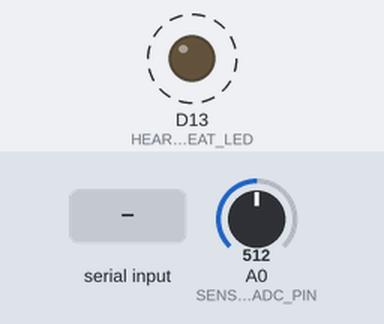
This sketch was run on a simulated STM32 Nucleo. Parts: output pins drawn as LEDs (lit = HIGH). Dashed ring = blinking. The test bench sets the inputs (shaded band); at power-on: A0 (SENSOR_ADC_PIN) = 512 (analog values on the 0–1023 scale). What the sketch prints to the serial monitor is not drawn.

Above: at 1.2 s.
1.3 s: "STATUS\n" received over Serial
4.3 s: "PAUSE\n" received over Serial
7.3 s: "RESUME\n" received over Serial
Timing chart, 0 to 16.3 s (numbered marks = the images above; inputs shaded):
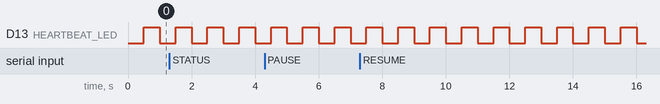

Measured:
- by itself, D13 (HEARTBEAT_LED): alternates HIGH for 0.50 s and LOW for 0.50 s

The sketch:

sketch.ino
```cpp
#include <stdint.h>
#include <stdlib.h>
#include <string.h>

// Hardware Pin Definitions (STM32 Nucleo-C031C6)
#define SENSOR_ADC_PIN   A0
#define HEARTBEAT_LED    LED_BUILTIN

// ADC Constants
#define ADC_MAX_COUNTS   4095.0f
#define V_REF            3.3f

// Default Calibration Constants
#define DEFAULT_OFFSET_V 1.65f
#define DEFAULT_GAIN     1.0482f

// Task Timing Intervals (ms)
#define SAMPLE_INTERVAL_MS    10    // 100 Hz ADC sampling
#define TELEMETRY_INTERVAL_MS 250   // 4 Hz UART output
#define HEARTBEAT_INTERVAL_MS 500   // 1 Hz LED blink

// UART Command Buffer Size
#define RX_BUFFER_SIZE        32

// Non-Blocking Timer Trackers
uint32_t last_sample_time    = 0;
uint32_t last_telemetry_time = 0;
uint32_t last_heartbeat_time = 0;

// Shared System State Variables
uint32_t adc_accumulator  = 0;
uint16_t sample_count     = 0;
bool     led_state        = false;
bool     telemetry_active = true;

// Mutable Calibration Parameters
float dc_offset_v      = DEFAULT_OFFSET_V;
float calibration_gain = DEFAULT_GAIN;

// UART Receive Line Buffer
char    rx_buffer[RX_BUFFER_SIZE];
uint8_t rx_index = 0;

void process_uart_command(const char* cmd);

void setup() {
  Serial.setRx(PA3);
  Serial.setTx(PA2);
  Serial.begin(115200);

  pinMode(HEARTBEAT_LED, OUTPUT);
  analogReadResolution(12);

  Serial.println("=== STM32 CLI Ready (Flash-Optimized) ===");
  Serial.println("Cmds: STATUS | PAUSE | RESUME | RESET | GAIN=<x1000> | OFFSET=<mV>");
}

void loop() {
  uint32_t current_time = millis();

  // TASK 1: Non-Blocking UART Command Listener
  while (Serial.available() > 0) {
    char incoming_char = (char)Serial.read();

    if (incoming_char == '\n' || incoming_char == '\r') {
      if (rx_index > 0) {
        rx_buffer[rx_index] = '\0';
        process_uart_command(rx_buffer);
        rx_index = 0;
      }
    }
    else if (rx_index < (RX_BUFFER_SIZE - 1)) {
      rx_buffer[rx_index++] = incoming_char;
    }
  }

  // TASK 2: High-Speed ADC Sampling (100 Hz)
  if ((current_time - last_sample_time) >= SAMPLE_INTERVAL_MS) {
    last_sample_time = current_time;
    adc_accumulator += analogRead(SENSOR_ADC_PIN);
    sample_count++;
  }

  // TASK 3: Calibration & Telemetry Output (4 Hz)
  if ((current_time - last_telemetry_time) >= TELEMETRY_INTERVAL_MS) {
    last_telemetry_time = current_time;

    if (sample_count > 0) {
      float avg_raw_adc = (float)adc_accumulator / (float)sample_count;
      uint16_t samples_processed = sample_count;
      adc_accumulator = 0;
      sample_count = 0;

      if (telemetry_active) {
        float measured_v = (avg_raw_adc / ADC_MAX_COUNTS) * V_REF;
        float ac_uncal   = measured_v - dc_offset_v;
        float ac_cal     = ac_uncal * calibration_gain;

        Serial.print("N=");
        Serial.print(samples_processed);
        Serial.print(" | Pin: ");
        Serial.print(measured_v, 3);
        Serial.print("V | Cal AC: ");
        Serial.print(ac_cal, 3);
        Serial.println("V");
      }
    }
  }

  // TASK 4: System Heartbeat LED (1 Hz)
  if ((current_time - last_heartbeat_time) >= HEARTBEAT_INTERVAL_MS) {
    last_heartbeat_time = current_time;
    led_state = !led_state;
    digitalWrite(HEARTBEAT_LED, led_state);
  }
}

// ------------------------------------------------------------------
// FLASH-OPTIMIZED COMMAND PARSER (Uses atoi instead of heavy atof)
// ------------------------------------------------------------------
void process_uart_command(const char* cmd) {
  Serial.print("\n[CMD] -> ");
  Serial.println(cmd);

  if (strcmp(cmd, "STATUS") == 0) {
    Serial.print("State: ");
    Serial.print(telemetry_active ? "RUN" : "PAUSE");
    Serial.print(" | Gain: ");
    Serial.print(calibration_gain, 4);
    Serial.print(" | Offset: ");
    Serial.print(dc_offset_v, 3);
    Serial.println("V\n");
  }
  else if (strcmp(cmd, "PAUSE") == 0) {
    telemetry_active = false;
    Serial.println("PAUSED\n");
  }
  else if (strcmp(cmd, "RESUME") == 0) {
    telemetry_active = true;
    Serial.println("RESUMED\n");
  }
  else if (strcmp(cmd, "RESET") == 0) {
    calibration_gain = DEFAULT_GAIN;
    dc_offset_v      = DEFAULT_OFFSET_V;
    Serial.println("RESET OK\n");
  }
  else if (strncmp(cmd, "GAIN=", 5) == 0) {
    // Expects gain scaled by 1000 (e.g., GAIN=1048 -> 1.048)
    int gain_x1000 = atoi(cmd + 5);
    if (gain_x1000 > 0 && gain_x1000 <= 10000) {
      calibration_gain = (float)gain_x1000 / 1000.0f;
      Serial.print("New Gain: ");
      Serial.println(calibration_gain, 4);
    } else {
      Serial.println("ERR: Use 1 to 10000 (e.g. GAIN=1048)\n");
    }
  }
  else if (strncmp(cmd, "OFFSET=", 7) == 0) {
    // Expects offset in millivolts (e.g., OFFSET=1650 -> 1.650V)
    int offset_mv = atoi(cmd + 7);
    if (offset_mv >= 0 && offset_mv <= 3300) {
      dc_offset_v = (float)offset_mv / 1000.0f;
      Serial.print("New Offset: ");
      Serial.print(dc_offset_v, 3);
      Serial.println("V\n");
    } else {
      Serial.println("ERR: Use 0 to 3300 mV (e.g. OFFSET=1650)\n");
    }
  }
  else {
    Serial.println("ERR: Unknown Cmd\n");
  }
}
```
